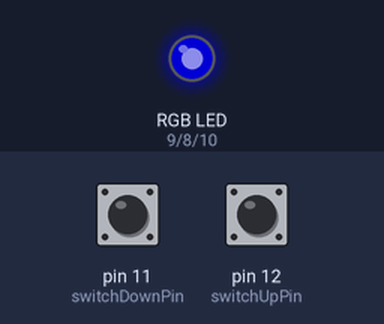
Recording of a sketch running on a simulated Arduino Uno, built with avr-gcc and run on an emulated ATmega328P. On the bench: an RGB LED mixed from three pins (HIGH = lit). The inputs (shaded band) are chosen by the test bench; at power-on: pin 12 (switchUpPin) LOW, pin 11 (switchDownPin) LOW. Dim RGB values are drawn brighter than linear.

Above: at 1.2 s.
1.3 s: pin 12 (switchUpPin) pulled HIGH for 3.2 s
At 4.8 s:
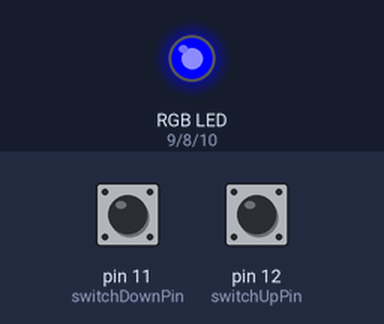
6.0 s: pin 11 (switchDownPin) pulled HIGH for 3.2 s
At 10.1 s:
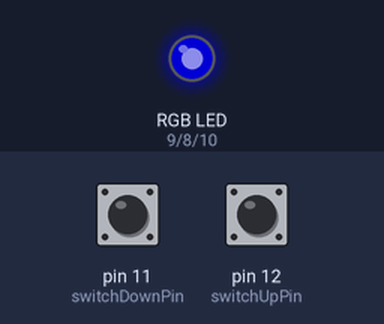
10.7 s: pin 11 (switchDownPin) pulled HIGH for 0.15 s
At 11.3 s:
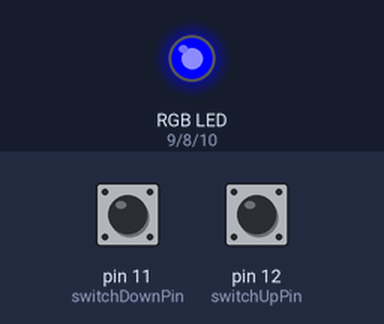
12.3 s: pin 12 (switchUpPin) pulled HIGH for 0.15 s
At 13.2 s:
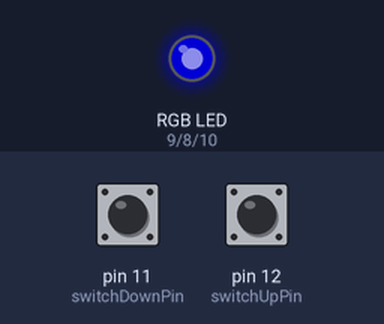
13.9 s: pin 12 (switchUpPin) pulled HIGH for 1 s
At 15.0 s:
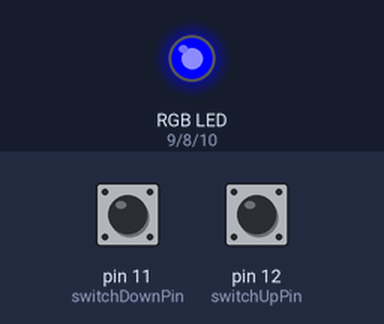
Timing chart, 0 to 16.9 s (numbered marks = the images above; inputs shaded):
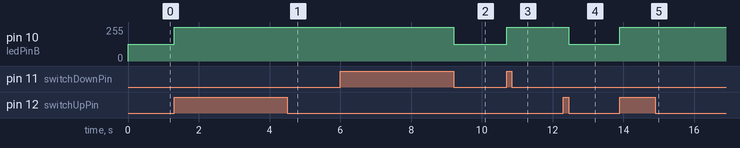

The sketch:

analogLED.ino
```cpp
int ledPinB = 10;
int ledPinR = 9;
int ledPinG = 8;
int switchUpPin = 12;
int switchDownPin = 11;
int value = 127;

void setup() {
  pinMode(ledPinB, OUTPUT);
  pinMode(ledPinR, OUTPUT);
  pinMode(ledPinG, OUTPUT);
  pinMode(switchUpPin, INPUT);
  pinMode(switchDownPin, INPUT);


}


void loop() {

  int switchUpState = digitalRead(switchUpPin);
  int switchDownState = digitalRead(switchDownPin);

  if (switchUpState == HIGH) {
    value++;
  }

  if (switchDownState == HIGH) {
    value--;
  }

  analogWrite(ledPinB, value);

}
```

Measured:
- after the input at 1.3 s, pin 10 (ledPinB): 127/255 → 255/255 at once
- after the input at 6.0 s, pin 10 (ledPinB): 255/255 → 127/255 after 3.2 s
- after the input at 10.7 s, pin 10 (ledPinB): 127/255 → 255/255 at once
- after the input at 12.3 s, pin 10 (ledPinB): 255/255 → 127/255 after 0.15 s
- after the input at 13.9 s, pin 10 (ledPinB): 127/255 → 255/255 at once
